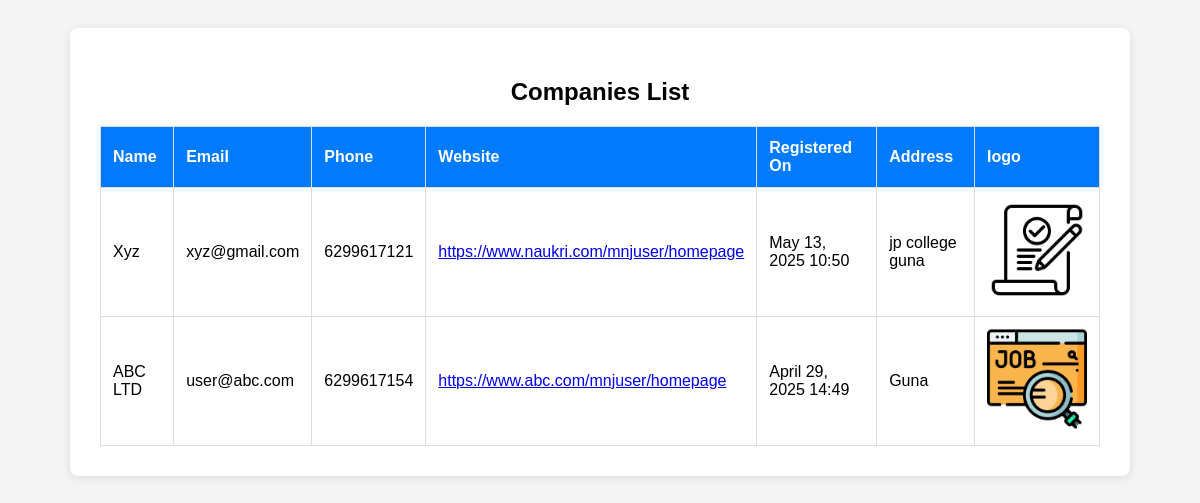
The page /jobapp/registered-companies/ (signed in) on the database its author committed.
### jobapp/models.py (models this page shows, shortened)
class Company(models.Model):
    name = models.CharField(max_length=255)
    email = models.EmailField()
    phone = models.CharField(max_length=15)
    website = models.URLField()
    address = models.TextField()
    description = models.TextField()
    logo = models.ImageField(upload_to='company_logos/', null=True, blank=True)
    created_at = models.DateTimeField(auto_now_add=True)

### jobapp/views.py (the view)
# urls.py: path('registered-companies/', views.company_list, name='company_list'),
@staff_member_required
def company_list(request):
    companies = Company.objects.all().order_by('-created_at')
    return render(request, 'company_list.html', {'companies': companies})

### jobapp/templates/company_list.html (shortened to what this page needs)
{% load static %}
<!DOCTYPE html>
<html lang="en">
<head>
    <link rel="stylesheet" href="{% static 'jobapp/companylist.css' %}">
</head>
<body>
    <div class="container">
        <h2> Companies List</h2>
        {% if companies %}
            <table>
                <thead>
                    <tr>
                        <th>Name</th>
                        <th>Email</th>
                        <th>Phone</th>
                        <th>Website</th>
                        <th>Registered On</th>
                        <th>Address</th>
                        <th>logo</th>
                    </tr>
                </thead>
                <tbody>
                    {% for company in companies %}
                    <tr>
                        <td>{{ company.name }}</td>
                        <td>{{ company.email }}</td>
                        <td>{{ company.phone }}</td>
                        <td><a href="{{ company.website }}" target="_blank">{{ company.website }}</a></td>
                        <td>{{ company.created_at|date:"F d, Y H:i" }}</td>
                        <td>{{ company.address}}</td>
                        <td>{%if company.logo%}
                            <div id="pp" > <img src="{{ company.logo.url }}" alt="logo" class="pp" width="100"> </div>
                            {% else %}
                            <p>No profile photo uploaded</p>
                            {% endif %}
                        </td>
                    </tr>
                    {% endfor %}
                </tbody>
            </table>
        {% else %}
            <p>No companies registered yet.</p>
        {% endif %}
    </div>
</body>
</html>

### jobapp/static/jobapp/companylist.css (style rules this page uses)
body { background-color: #f4f4f4; font-family: Arial, sans-serif; padding: 20px; }
.container { max-width: 1000px; margin: auto; background: white; padding: 30px; border-radius: 8px; box-shadow: 0 2px 10px rgba(0,0,0,0.1); }
h2 { text-align: center; margin-bottom: 20px; }
table { width: 100%; border-collapse: collapse; margin-top: 20px; }
th, td { padding: 12px; border: 1px solid #ddd; text-align: left; }
th { background-color: #007bff; color: white; }

### rows shown on the page
Company: name "Xyz", email "xyz@gmail.com", phone "6299617121", website "https://www.naukri.com/mnjuser/homepage", created_at "May 13, 2025 10:50", address "jp college guna", logo (picture)
Company: name "ABC LTD", email "user@abc.com", phone "6299617154", website "https://www.abc.com/mnjuser/homepage", created_at "April 29, 2025 14:49", address "Guna", logo (picture)
